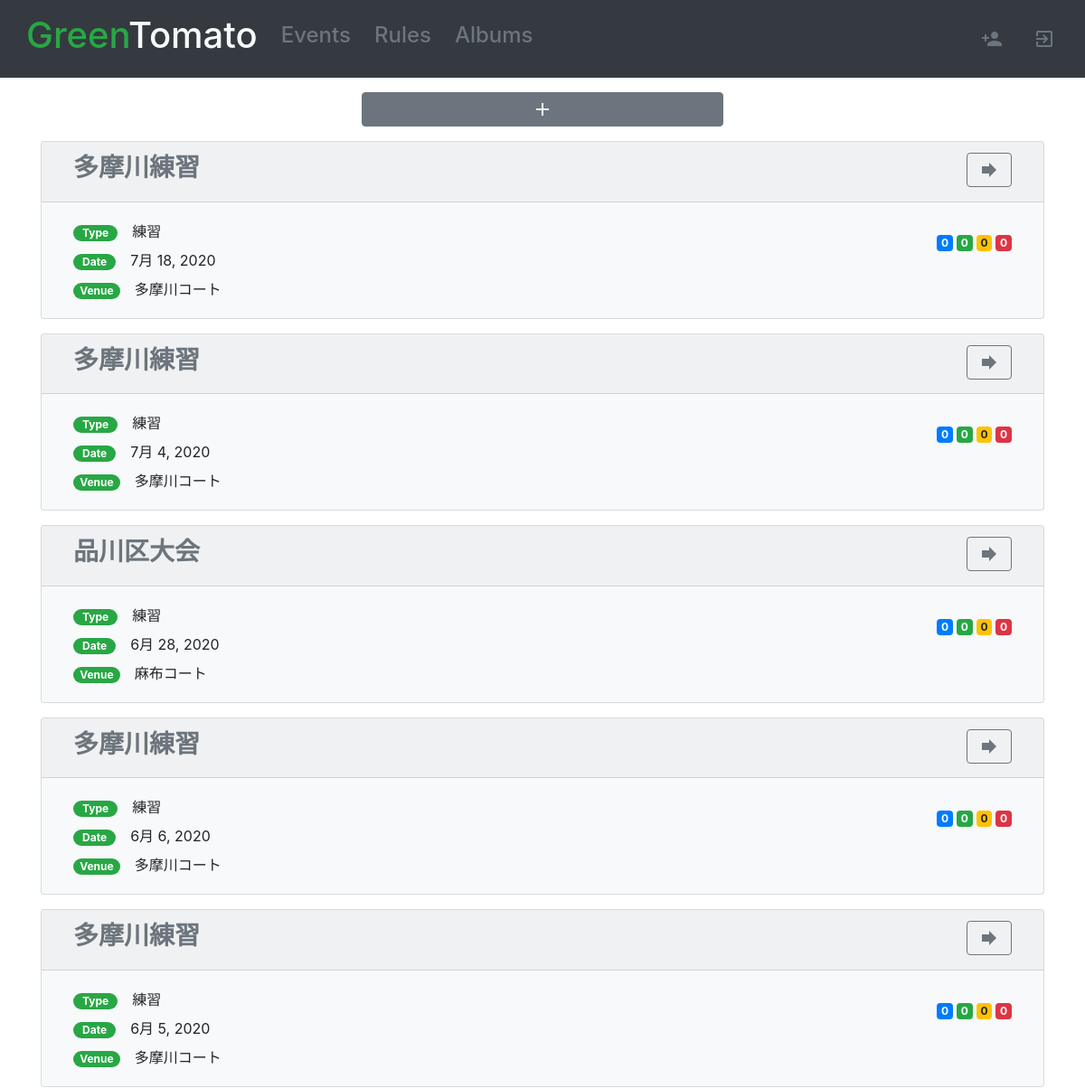
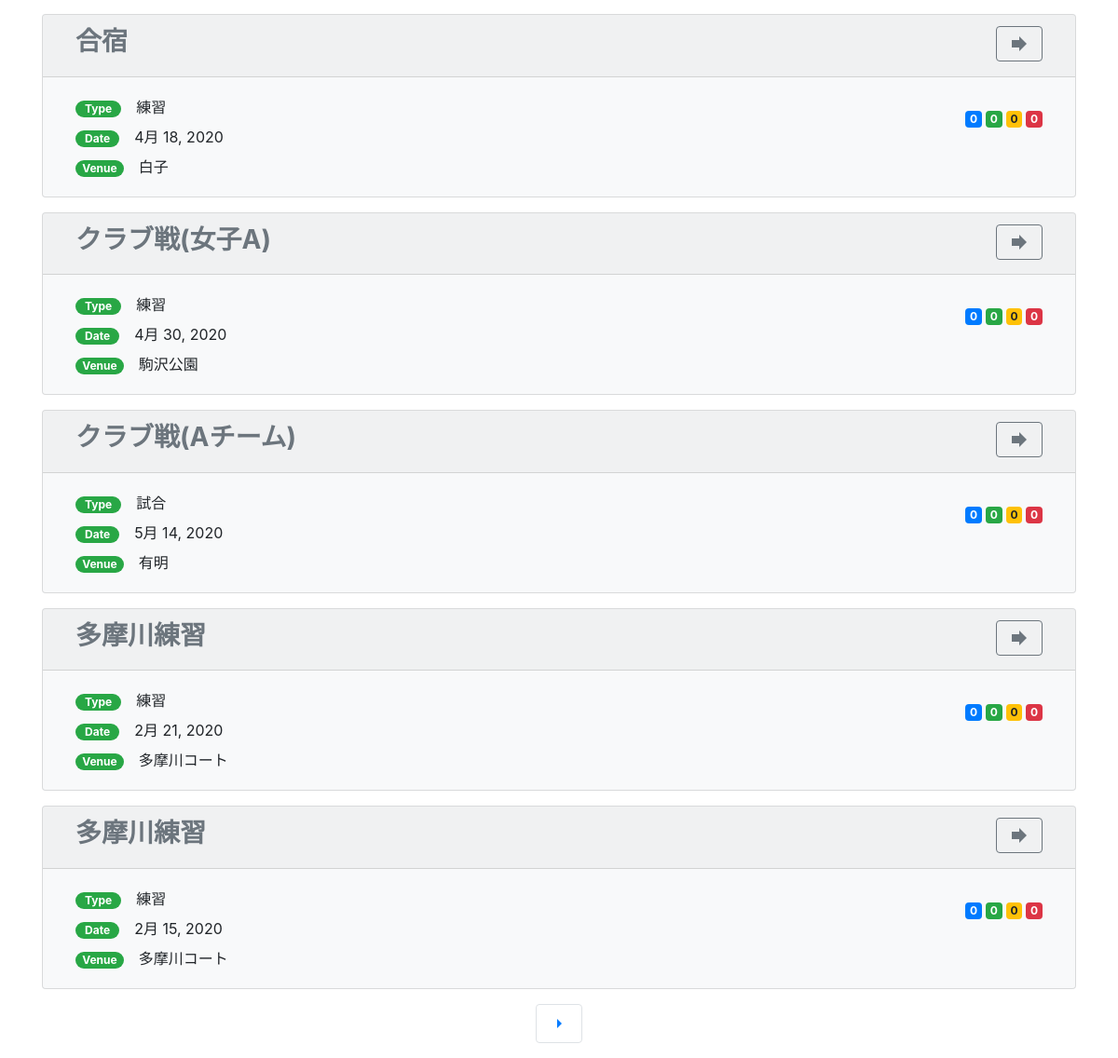
The page /proto1/event/list on the database its author committed (2 pictures, top to bottom).
### proto1/models.py (models this page shows, shortened)
class Event(models.Model):
    TYPE_CHOICES = (
        (1, "練習"),
        (2, "試合"),
        (3, "飲み会"),
        (4, "その他イベント"),
    )
    name = models.CharField(
        verbose_name='イベント名',
        max_length=30
    )
    type = models.IntegerField(
        verbose_name='種類',
        choices=TYPE_CHOICES,
        default=1,
    )
    date_time = models.DateField(
        verbose_name='日時',
        blank=False,
        null=False,
    )
    time = models.TimeField(
        verbose_name='時刻',
        blank=True,
        null=True,
    )
    place = models.CharField(
        verbose_name='場所',
        max_length=100,
    )
    created_at = models.DateTimeField(
        verbose_name='登録日',
        auto_now_add=True,
    )
    created_by = models.ForeignKey(
        settings.AUTH_USER_MODEL,
        verbose_name='作成ユーザ',
        on_delete=models.SET_NULL,
        null=True,
    )
    num_join = models.IntegerField(
        verbose_name='人数(参加)',
        default=0
    )
    num_pend_join = models.IntegerField(
        verbose_name='人数(参加より保留)',
        default=0
    )
    num_pend_def = models.IntegerField(
        verbose_name='人数(不参加より保留)',
        default=0
    )
    num_cancel = models.IntegerField(
        verbose_name='人数(キャンセル)',
        default=0
    )

### proto1/views.py (the view)
# urls.py: path('event/list', EventListView.as_view(), name='event_list'),
class EventListView(View):
    def get(self, request, *args, **kwargs):
        all_events = Event.objects.order_by('-created_at')
        paginate_by = 10
        paginator = Paginator(all_events, paginate_by)
        p = request.GET.get('p')
        events = paginator.get_page(p)
        return render(request, 'proto1/event_list.html', {'events': events})

### templates/proto1/event_list.html (shortened to what this page needs)
{% extends "proto1/base.html" %}
{% block content %}
    <div class="row">
        <div class="col-12">
            <div class="container mx-xs-0 my-sm-3 clearfix">
                <a class="btn btn-block btn-secondary mx-auto" href="{% url 'proto1:event_register' %}" data-target="#comment" style="width:400px" >
                    <span><i class="material-icons">add</i></span>
                </a>
            </div>
            <div class="container my-sm-3">
                {% for event in events %}
                    <div class="card bg-light mb-3">
                        <div class="card-header text-secondary">
                            <div class="container">
                                <h3 class="float-left"><b>{{ event.name }}</b></h3>
                                <a class="btn btn-outline-secondary float-right" href="{% url 'proto1:event_detail' event.id %}">
                                    <span><i class="material-icons">forward</i></span>
                                </a>
                            </div>
                        </div>
                        <div class="card-body">
                            <div class="card-text">
                                <div class="col-9 float-left">
                                    <div class=""><span class="badge badge-pill badge-success">&nbsp;Type&nbsp;</span><span class="ml-3">{{ event.get_type_display }}</span></div>
                                    <div class="mt-2"><span class="badge badge-pill badge-success">&nbsp;Date&nbsp;</span><span class="ml-3">{{ event.date_time }}</span></div>
                                    <div class="mt-2"><span class="badge badge-pill badge-success">Venue</span><span class="ml-3">{{ event.place }}</span></div>
                                </div>
                                <div class="col-3 float-right mt-3">
                                    <span class="badge badge-danger float-right">{{ event.num_cancel }}</span>
                                    <span class="badge badge-warning float-right mr-1">{{ event.num_pend_def }}</span>
                                    <span class="badge badge-success float-right mr-1">{{ event.num_pend_join }}</span>
                                    <span class="badge badge-primary float-right mr-1">{{ event.num_join }}</span>
                                </div>
                            </div>
                        </div>
                    </div>
                {% endfor %}
            </div>
            <div class="paginator">
                <nav aria-label="Page navigation">
                    <ul class="pagination justify-content-center">
                        {% if events.has_next %}
                            <li class="page-item">
                                <a class="page-link" href="?p={{ events.next_page_number }}">
                                    <i class="material-icons">arrow_right</i>
                                </a>
                            </li>
                        {% endif %}
                    </ul>
                </nav>
            </div>
        </div>
    </div>
{% endblock %}

### rows shown on the page
Event: name "多摩川練習", type "練習", date_time "7月 18, 2020", place "多摩川コート", num_cancel "0", num_pend_def "0", num_pend_join "0", num_join "0"
Event: name "多摩川練習", type "練習", date_time "7月 4, 2020", place "多摩川コート", num_cancel "0", num_pend_def "0", num_pend_join "0", num_join "0"
Event: name "品川区大会", type "練習", date_time "6月 28, 2020", place "麻布コート", num_cancel "0", num_pend_def "0", num_pend_join "0", num_join "0"
Event: name "多摩川練習", type "練習", date_time "6月 6, 2020", place "多摩川コート", num_cancel "0", num_pend_def "0", num_pend_join "0", num_join "0"
Event: name "多摩川練習", type "練習", date_time "6月 5, 2020", place "多摩川コート", num_cancel "0", num_pend_def "0", num_pend_join "0", num_join "0"
Event: name "合宿", type "練習", date_time "4月 18, 2020", place "白子", num_cancel "0", num_pend_def "0", num_pend_join "0", num_join "0"
Event: name "クラブ戦(女子A)", type "練習", date_time "4月 30, 2020", place "駒沢公園", num_cancel "0", num_pend_def "0", num_pend_join "0", num_join "0"
Event: name "クラブ戦(Aチーム)", type "試合", date_time "5月 14, 2020", place "有明", num_cancel "0", num_pend_def "0", num_pend_join "0", num_join "0"
Event: name "多摩川練習", type "練習", date_time "2月 21, 2020", place "多摩川コート", num_cancel "0", num_pend_def "0", num_pend_join "0", num_join "0"
Event: name "多摩川練習", type "練習", date_time "2月 15, 2020", place "多摩川コート", num_cancel "0", num_pend_def "0", num_pend_join "0", num_join "0"
